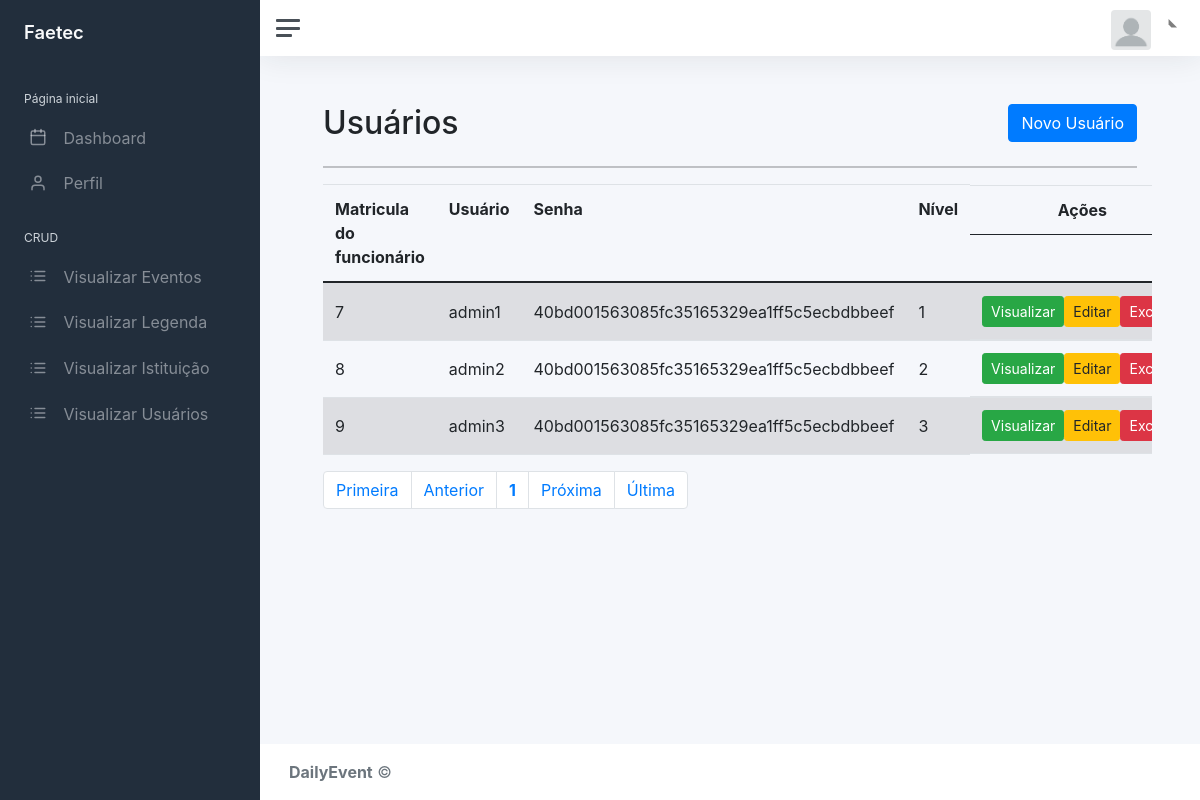
Before: /static/dash.php?page=lista_usu with the older database file.
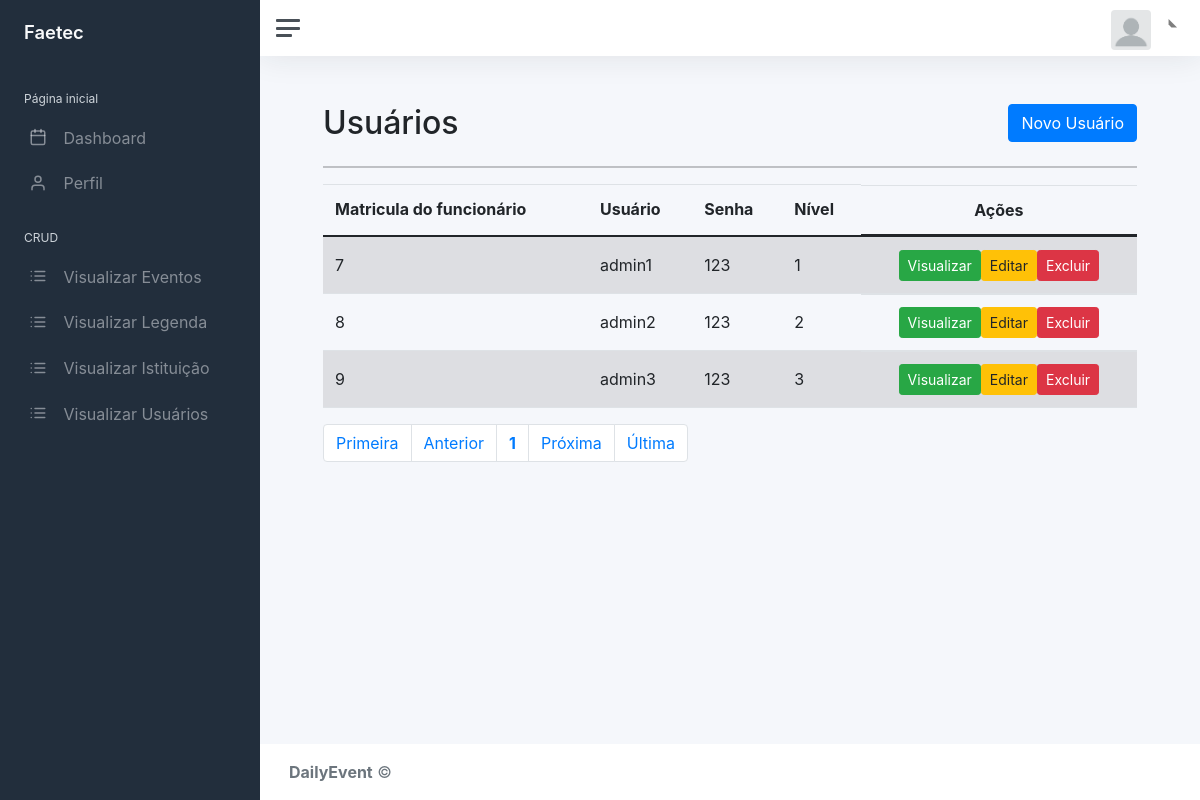
After: the same page with the newer database file.
### tables this page shows
CREATE TABLE IF NOT EXISTS `usuarios` (
  `mat_func` int(11) NOT NULL AUTO_INCREMENT,
  `usuario` varchar(25) DEFAULT NULL,
  `senha` varchar(40) DEFAULT NULL,
  `nivel` int(1) unsigned DEFAULT 1,
  PRIMARY KEY (`mat_func`) USING BTREE,
  UNIQUE KEY `usuario` (`usuario`) USING BTREE,
  KEY `nivel` (`nivel`) USING BTREE
);

### static/contents/usuário/lista_usu.php (the view, shortened to what this page needs)
<div class="container-fluid">
	<div id="top" class="row">
		<div class="col-md-11">
			<h2>Usuários</h2>
		</div>
		<div class="col-md-1">
			<a href="?page=addusu" class="btn btn-primary pull-right h2">Novo Usuário</a>
		</div>
	</div>
	<hr/>
	<?php
	$data = mysqli_query($con, "select * from usuarios ORDER BY mat_func ASC") or die(mysqli_error());
	?>
	<div id="bloco-list-pag">
		<div id="list" class="row">
			<div class="table-responsive col-md-12">
				<?php
					$quantidade = 5;
					$pagina = (isset($_GET['pagina'])) ? (int)$_GET['pagina'] : 1;
					echo "<table class='table table-striped' cellspacing='0' cellpading='0'>";
					echo "<thead><tr>";
					echo "<td><strong>Matricula do funcionário</strong></td>";
					echo "<td><strong>Usuário</strong></td>";
					echo "<td><strong>Senha</strong></td>";
					echo "<td><strong>Nível</strong></td>";
					echo "<td class='actions d-flex justify-content-center'><strong>Ações</strong></td>";
					echo "</tr></thead><tbody>";
					while($info = mysqli_fetch_array($data)){
						echo "<tr>";
						echo "<td>".$info['mat_func']."</td>";
						echo "<td>".$info['usuario']."</td>";
						echo "<td>".$info['senha']." </td>";
						echo "<td>".$info['nivel']." </td>";
						echo "<td class='actions btn-group-sm d-flex justify-content-center'>";
						echo "<a class='btn btn-success btn-xs' href=?page=view_ue&id_ue=".$info['mat_func']."> Visualizar </a>";
						echo "<a class='btn btn-warning btn-xs' href=?page=edit_ue&id_ue=".$info['mat_func']."> Editar </a>";
						echo "<a href=?page=excluir_ue&id_ue=".$info['mat_func']." class='btn btn-danger btn-xs'> Excluir </a></td>";
					}
				echo "</tr></tbody></table>";
			?>
		</div>
	</div>
	<div id="bottom" class="row">
			<div class="col-md-12">
				<?php
					$sqlTotal 		= "select mat_func from usuarios;";
					$qrTotal  		= mysqli_query($con, $sqlTotal) or die (mysqli_error());
					$numTotal 		= mysqli_num_rows($qrTotal);
					$totalpagina = (ceil($numTotal/$quantidade)<=0) ? 1 : ceil($numTotal/$quantidade);
					$anterior = (($pagina-1) <= 0) ? 1 : $pagina - 1;
					$posterior = (($pagina+1) >= $totalpagina) ? $totalpagina : $pagina+1;
					echo "<ul class='pagination'>";
					echo "<li class='page-item'><a class='page-link' href='?page=lista_ue&pagina=1'> Primeira</a></li> ";
					echo "<li class='page-item'><a class='page-link' href=\"?page=lista_ue&pagina=$anterior\"> Anterior</a></li> ";
					echo "<li class='page-item'><a class='page-link' href='?page=lista_ue&pagina=".$pagina."'><strong>".$pagina."</strong></a></li> ";
					echo "<li class='page-item'><a class='page-link' href=\"?page=lista_ue&pagina=$posterior\"> Pr&oacute;xima</a></li> ";
					echo "<li class='page-item'><a class='page-link' href=\"?page=lista_ue&pagina=$totalpagina\"> &Uacute;ltima</a></li></ul>";
				?>
			</div>
		</div>
	</div>
</div>

### static/dash.php (shortened to what this page needs)
<!DOCTYPE html>
<head>
	<link rel="stylesheet" href="fontawesome-pro/css/all.css">
	<link href="css/app.css" rel="stylesheet">
	<link href="https://cdn.jsdelivr.net/npm/bootstrap@5.0.2/dist/css/bootstrap.min.css" rel="stylesheet">
	<link href="//maxcdn.bootstrapcdn.com/bootstrap/4.1.1/css/bootstrap.min.css" rel="stylesheet" id="bootstrap-css">
	<link rel="stylesheet" href="//maxcdn.bootstrapcdn.com/font-awesome/4.3.0/css/font-awesome.min.css">
	<link rel="stylesheet" href="css/bootstrap.css">
</head>
<body>
<div class="wrapper">
<?php
	include "based/sidebar.php";
	include "based/main/main.php";
?>
</div>
</body>
</html>

### static/based/sidebar.php
<nav id="sidebar" class="sidebar js-sidebar" >
			<div class="sidebar-content js-simplebar">
				<a class="sidebar-brand" href="?page=home">
          		<span class="align-middle">Faetec</span>
        	</a>
				<ul class="sidebar-nav">
					<li class="sidebar-header">
						Página inicial
					</li>
					<li class="sidebar-item ">
						<a class="sidebar-link" href="?page=home">
              			<i class="align-middle" data-feather="calendar"></i> <span class="align-middle">Dashboard</span>
            			</a>
					</li>
					<li class="sidebar-item">
						<a class="sidebar-link" href="?page=perfil">
              			<i class="align-middle" data-feather="user"></i> <span class="align-middle">Perfil</span>
            			</a>
					</li>
					<li class="sidebar-header">
						CRUD
					</li>
					<li class="sidebar-item">
						<a class="sidebar-link" href="?page=lista_eve">
              			<i class="align-middle" data-feather="list"></i> <span class="align-middle">Visualizar Eventos</span>
            			</a>
					</li>
					<li class="sidebar-item">
						<a class="sidebar-link" href="?page=lista_leg">
              			<i class="align-middle" data-feather="list"></i> <span class="align-middle">Visualizar Legenda</span>
            			</a>
					</li>
					<li class="sidebar-item">
						<a class="sidebar-link" href="?page=lista_ue">
              			<i class="align-middle" data-feather="list"></i> <span class="align-middle">Visualizar Istituição</span>
            			</a>
					</li>
					<li class="sidebar-item">
						<a class="sidebar-link" href="?page=lista_usu">
              			<i class="align-middle" data-feather="list"></i> <span class="align-middle">Visualizar Usuários</span>
            			</a>
					</li>
				</ul>
			</div>
		</nav>

### static/based/main/main.php
<div class="main">
<?php
	include "topo.php";
?>
<main class="content">
<div class="container-fluid p-0">
<?php
include "contents.php";
?>
</div>
</main>
<?php
	include "footer.php";
?>
</div>

### static/based/main/topo.php (shortened to what this page needs)
<nav class="navbar navbar-expand navbar-light navbar-bg">
	<a class="sidebar-toggle js-sidebar-toggle">
        <i class="hamburger align-self-center"></i>
    </a>
	<div class="navbar-collapse collapse">
		<ul class="navbar-nav navbar-align">
			<li class="nav-item dropdown">
				<a class="nav-link dropdown-toggle d-none d-sm-inline-block" href="?page=perfil" data-bs-toggle="dropdown">
				<img src="img/profile.webp" class="avatar img-fluid rounded me-1" alt="<?php echo $_SESSION['UsuarioNome']?>" /> <span class="text-dark"><?php echo $_SESSION['UsuarioNome']?></span></a>
			</li>
		</ul>
	</div>
</nav>

### static/based/main/contents.php (shortened to what this page needs)
<?php
    if(isset($_GET['page'])){
        switch ($_GET['page']) {
            case 'lista_usu':
                 include "contents/usuário/lista_usu.php";
                break;
    }
}
?>

### static/based/main/footer.php
<footer class="footer">
				<div class="container-fluid">
					<div class="row text-muted">
						<div class="col-6 text-start">
							<p class="mb-0">
								<a><strong>DailyEvent</strong></a> &copy;
							</p>
						</div>
					</div>
				</div>
			</footer>

Changed rows visible on the page:
changed usuarios "admin1": senha "40bd001563085fc35165329ea1ff5c5ecbdbbeef" → "123"
changed usuarios "admin2": senha "40bd001563085fc35165329ea1ff5c5ecbdbbeef" → "123"
changed usuarios "admin3": senha "40bd001563085fc35165329ea1ff5c5ecbdbbeef" → "123"
